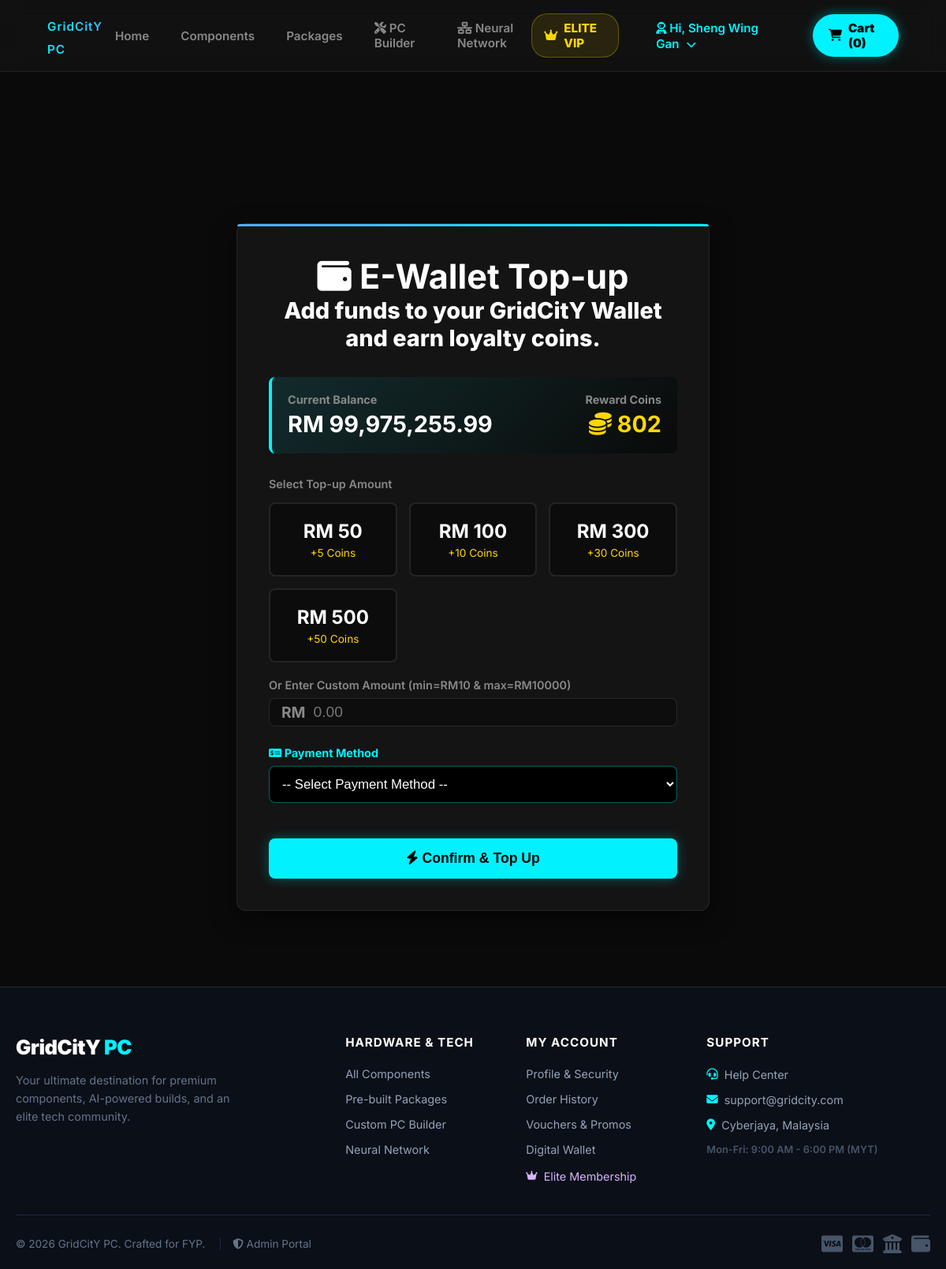
The page /wallet_topup.php (signed in) on the database as committed earlier.
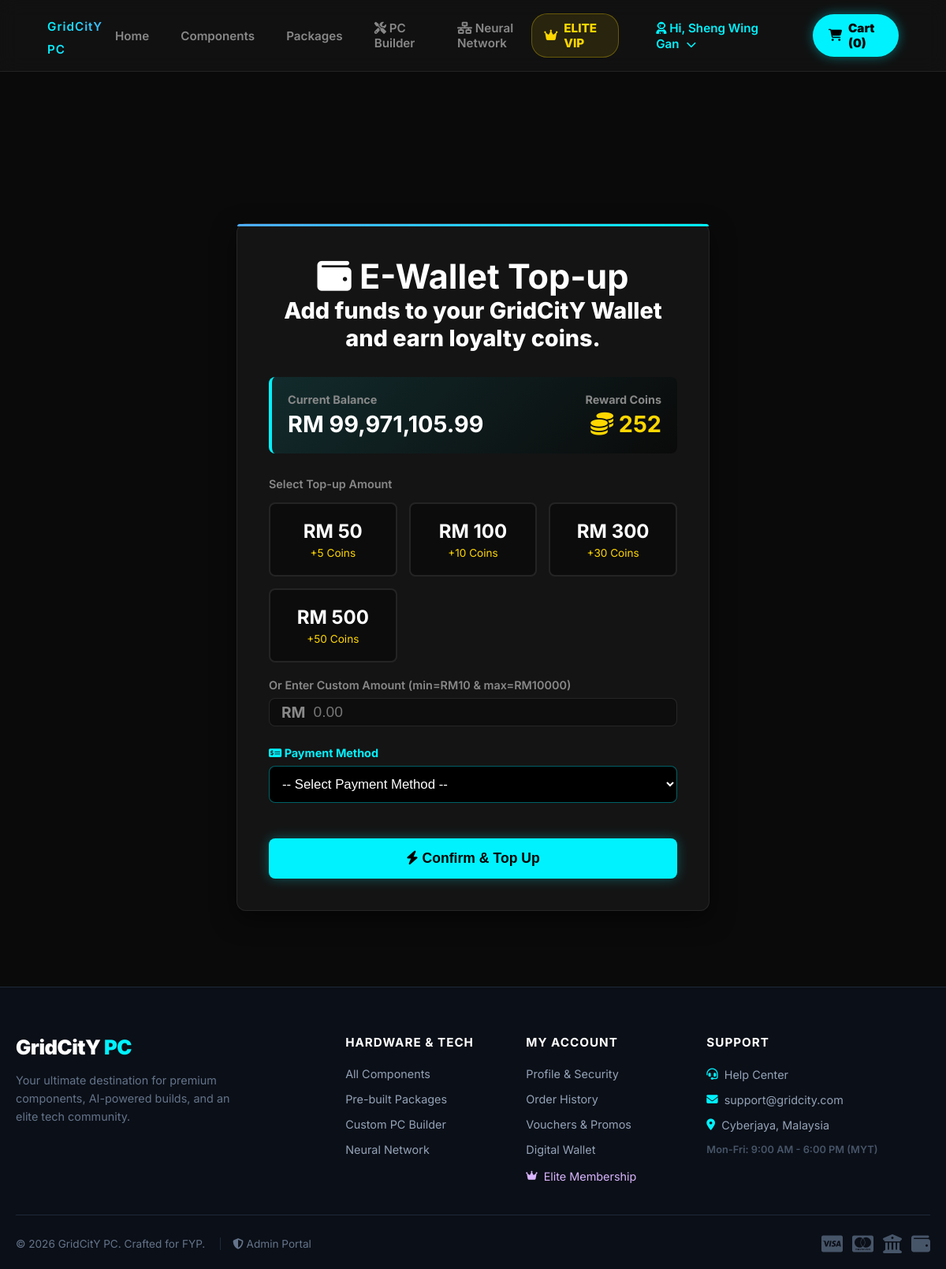
The same page on the database as committed later.
### tables this page shows
CREATE TABLE `customers` (
  `customer_id` int(11) NOT NULL,
  `username` varchar(150) DEFAULT NULL,
  `first_name` varchar(50) DEFAULT NULL,
  `last_name` varchar(50) DEFAULT NULL,
  `email` varchar(100) NOT NULL,
  `password` varchar(255) NOT NULL,
  `phone_number` varchar(20) DEFAULT NULL,
  `birthday` date DEFAULT NULL,
  `wallet_balance` decimal(10,2) NOT NULL DEFAULT 0.00,
  `reward_coins` int(11) NOT NULL DEFAULT 0,
  `lifetime_coins` int(11) DEFAULT 0,
  `membership_tier` varchar(20) DEFAULT 'Standard',
  `vip_expiry_date` datetime DEFAULT NULL,
  `auto_renew` tinyint(1) DEFAULT 0,
  `default_shipping_address` text DEFAULT NULL,
  `account_status` varchar(20) DEFAULT 'Active',
  `reset_token` varchar(6) DEFAULT NULL,
  `reset_token_expire` datetime DEFAULT NULL,
  `pref_gamer` int(11) DEFAULT 0,
  `pref_creator` int(11) DEFAULT 0,
  `pref_student` int(11) DEFAULT 0,
  `pref_enthusiast` int(11) DEFAULT 0,
  `created_at` datetime DEFAULT current_timestamp(),
  `status` varchar(50) NOT NULL DEFAULT 'Active',
  `daily_coins_added` int(11) DEFAULT 0,
  `daily_coins_deducted` int(11) DEFAULT 0,
  `last_coin_update` date DEFAULT NULL,
  `last_login` datetime DEFAULT current_timestamp()
);

### wallet_topup.php (the view, shortened to what this page needs)
<?php
require_once 'config.php';
$customer_id = $_SESSION['customer_id'];
$query = "SELECT wallet_balance, reward_coins FROM customers WHERE customer_id = ?";
$stmt = $conn->prepare($query);
$stmt->bind_param("i", $customer_id);
$stmt->execute();
$result = $stmt->get_result();
$user_data = $result->fetch_assoc();
$current_balance = $user_data['wallet_balance'];
$current_coins = $user_data['reward_coins'];
?>
<!DOCTYPE html>
<html lang="en">
<head>
    <link rel="stylesheet" href="https://cdnjs.cloudflare.com/ajax/libs/font-awesome/6.4.0/css/all.min.css">
    <link rel="stylesheet" href="css/style.css">
</head>
<body>
    <?php include 'includes/header.php'; ?>
    <main class="main-container cart-page-wrapper">
        <div class="auth-container" style="max-width: 600px;">
            <div class="auth-title">
                <h2><i class="fa-solid fa-wallet"></i> E-Wallet Top-up</h2>
                <p class="specs">Add funds to your GridCitY Wallet and earn loyalty coins.</p>
            </div>
            <div class="wallet-dashboard">
                <div class="stat-box">
                    <h4>Current Balance</h4>
                    <p>RM <?php echo number_format($current_balance, 2); ?></p>
                </div>
                <div class="stat-box" style="text-align: right;">
                    <h4>Reward Coins</h4>
                    <p style="color: #ffd700;"><i class="fa-solid fa-coins"></i> <?php echo number_format($current_coins); ?></p>
                </div>
            </div>
            <form action="wallet_topup.php" method="POST" class="form">
                <label class="form-label" style="margin-bottom: 15px; display: block;">Select Top-up Amount</label>
                <div class="topup-grid">
                    <label class="topup-option"><input type="radio" name="topup_option" value="50" required><div class="topup-card"><span class="amount">RM 50</span><span class="reward">+5 Coins</span></div></label>
                    <label class="topup-option"><input type="radio" name="topup_option" value="100"><div class="topup-card"><span class="amount">RM 100</span><span class="reward">+10 Coins</span></div></label>
                    <label class="topup-option"><input type="radio" name="topup_option" value="300"><div class="topup-card"><span class="amount">RM 300</span><span class="reward">+30 Coins</span></div></label>
                    <label class="topup-option"><input type="radio" name="topup_option" value="500"><div class="topup-card"><span class="amount">RM 500</span><span class="reward">+50 Coins</span></div></label>
                </div>
                <div class="form-group" style="margin-bottom: 25px;">
                    <label class="form-label" for="custom_amount">Or Enter Custom Amount (min=RM10 & max=RM10000)</label>
                    <div class="custom-amount-wrapper">
                        <span>RM</span>
                        <input type="number" id="custom_amount" name="custom_amount" min="10" max="10000" step="0.01" placeholder="0.00">
                    </div>
                </div>
                <div class="form-group" style="margin-bottom: 20px; text-align: left;">
                    <label style="color: #00f2fe; font-size: 0.9rem; font-weight: bold; margin-bottom: 8px; display: block;"><i class="fa-solid fa-money-check-dollar"></i> Payment Method</label>
                    <select id="payment_method" name="payment_method" class="form-control" required onchange="togglePaymentSections()" style="background-color: #000; color: #fff; border: 1px solid rgba(0, 243, 255, 0.4); font-size: 1.05rem; padding: 12px; border-radius: 8px; width: 100%;">
                        <option value="">-- Select Payment Method --</option>
                    </select>
                </div>
                <button type="submit" style="width: 100%; margin-top: 25px; background: #00f2fe; color: #000; padding: 15px; border: none; border-radius: 8px; font-size: 1.1rem; font-weight: 900; cursor: pointer; transition: 0.3s; box-shadow: 0 0 15px rgba(0, 242, 254, 0.3);" onmouseover="this.style.transform='scale(1.02)'; this.style.boxShadow='0 0 25px rgba(0, 242, 254, 0.6)';" onmouseout="this.style.transform='scale(1)'; this.style.boxShadow='0 0 15px rgba(0, 242, 254, 0.3)';">
                    <i class="fa-solid fa-bolt"></i> Confirm & Top Up
                </button>
            </form>
        </div>
    </main>
    <?php include 'includes/footer.php'; ?>
</body>
</html>

Rows that differ between the two databases and show on the page:
changed customers: wallet_balance "99,975,255.99" → "99,971,105.99"; reward_coins "802" → "252"
